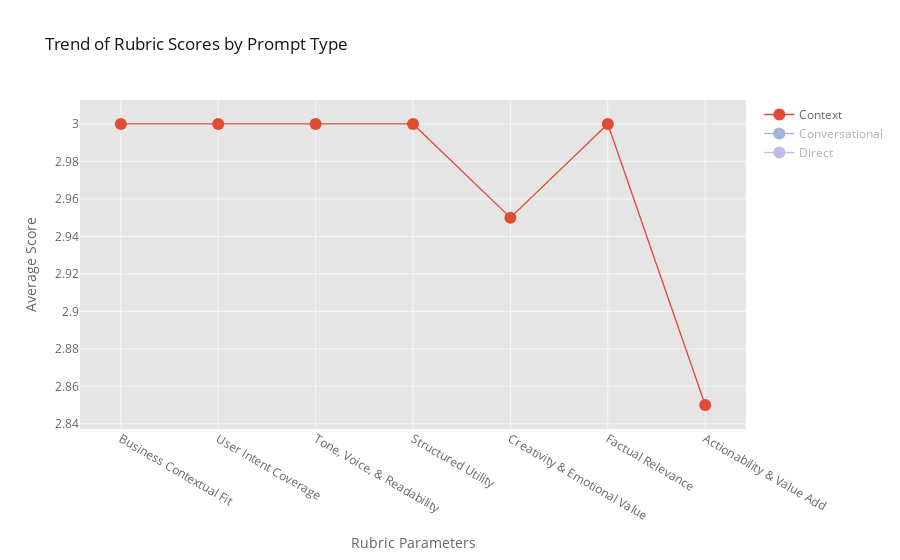

Notebook source saved alongside this figure:
### Markdown cell above
## Line Plot Analysis: Average Parameter Scores Across Prompt Types

### Code cell
Calc=Dataset.drop(columns=["Model Response","Customer Query","Prompt ID", "Total Score (0-21)"],axis=1)

Calc.head()
grouped=Calc.groupby("Prompt Type").mean()
grouped.T.iplot(kind='line', mode='lines+markers',
                title="Trend of Rubric Scores by Prompt Type",
                xTitle="Rubric Parameters", yTitle="Average Score")

### Figure 1 — Plotly figure (JSON) as saved in the notebook; plotly's stock layout.template omitted (floating-point values rounded to 4 significant figures)
{"data": [{"line": {"color": "rgba(226, 74, 51, 1.0)", "dash": "solid", "shape": "linear", "width": 1.3}, "marker": {"size": 12, "symbol": "circle"}, "mode": "lines+markers", "name": "Context", "text": "", "type": "scatter", "x": ["Business Contextual Fit", "User Intent Coverage", "Tone, Voice, & Readability", "Structured Utility", "Creativity & Emotional Value", "Factual Relevance", "Actionability & Value Add"], "y": [3, 3, 3, 3, 2.95, 3, 2.85]}, {"line": {"color": "rgba(62, 111, 176, 1.0)", "dash": "solid", "shape": "linear", "width": 1.3}, "marker": {"size": 12, "symbol": "circle"}, "mode": "lines+markers", "name": "Conversational", "text": "", "type": "scatter", "visible": "legendonly", "x": ["Business Contextual Fit", "User Intent Coverage", "Tone, Voice, & Readability", "Structured Utility", "Creativity & Emotional Value", "Factual Relevance", "Actionability & Value Add"], "y": [3, 2.9, 3, 2.8, 2.75, 2.85, 2.85]}, {"line": {"color": "rgba(132, 118, 202, 1.0)", "dash": "solid", "shape": "linear", "width": 1.3}, "marker": {"size": 12, "symbol": "circle"}, "mode": "lines+markers", "name": "Direct", "text": "", "type": "scatter", "visible": "legendonly", "x": ["Business Contextual Fit", "User Intent Coverage", "Tone, Voice, & Readability", "Structured Utility", "Creativity & Emotional Value", "Factual Relevance", "Actionability & Value Add"], "y": [2.95, 2.95, 2.95, 3, 2.4, 3, 2.95]}], "layout": {"autosize": true, "legend": {"bgcolor": "#FFFFFF", "font": {"color": "#666666"}}, "paper_bgcolor": "#FFFFFF", "plot_bgcolor": "#E5E5E5", "title": {"font": {"color": "#151516"}, "text": "Trend of Rubric Scores by Prompt Type"}, "xaxis": {"autorange": true, "gridcolor": "#F6F6F6", "range": [-0.3994, 6.399], "showgrid": true, "tickfont": {"color": "#666666"}, "title": {"font": {"color": "#666666"}, "text": "Rubric Parameters"}, "type": "category", "zerolinecolor": "#F6F6F6"}, "yaxis": {"autorange": true, "gridcolor": "#F6F6F6", "range": [2.829, 3.021], "showgrid": true, "tickfont": {"color": "#666666"}, "title": {"font": {"color": "#666666"}, "text": "Average Score"}, "type": "linear", "zerolinecolor": "#F6F6F6"}}}
